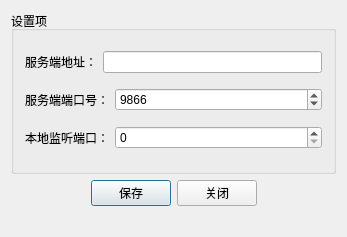
<?xml version="1.0" encoding="UTF-8"?>
<ui version="4.0">
 <class>ConfigDialog</class>
 <widget class="QDialog" name="ConfigDialog">
  <property name="geometry">
   <rect>
    <x>0</x>
    <y>0</y>
    <width>347</width>
    <height>237</height>
   </rect>
  </property>
  <property name="windowTitle">
   <string>客户端设置程序</string>
  </property>
  <layout class="QVBoxLayout" name="verticalLayout">
   <item>
    <widget class="QGroupBox" name="groupBox">
     <property name="title">
      <string>设置项</string>
     </property>
     <layout class="QVBoxLayout" name="verticalLayout_2">
      <item>
       <layout class="QHBoxLayout" name="horizontalLayout_2">
        <item>
         <widget class="QLabel" name="label">
          <property name="text">
           <string>服务端地址：</string>
          </property>
         </widget>
        </item>
        <item>
         <widget class="QLineEdit" name="lineEditServerAddr"/>
        </item>
       </layout>
      </item>
      <item>
       <layout class="QHBoxLayout" name="horizontalLayout_3">
        <item>
         <widget class="QLabel" name="label_2">
          <property name="text">
           <string>服务端端口号：</string>
          </property>
         </widget>
        </item>
        <item>
         <widget class="QSpinBox" name="spinBoxServerPort">
          <property name="sizePolicy">
           <sizepolicy hsizetype="Expanding" vsizetype="Fixed">
            <horstretch>0</horstretch>
            <verstretch>0</verstretch>
           </sizepolicy>
          </property>
          <property name="minimum">
           <number>1025</number>
          </property>
          <property name="maximum">
           <number>32767</number>
          </property>
          <property name="value">
           <number>9866</number>
          </property>
         </widget>
        </item>
       </layout>
      </item>
      <item>
       <layout class="QHBoxLayout" name="horizontalLayout_4">
        <item>
         <widget class="QLabel" name="label_3">
          <property name="text">
           <string>本地监听端口：</string>
          </property>
         </widget>
        </item>
        <item>
         <widget class="QSpinBox" name="spinBoxLocalPort">
          <property name="sizePolicy">
           <sizepolicy hsizetype="Expanding" vsizetype="Fixed">
            <horstretch>0</horstretch>
            <verstretch>0</verstretch>
           </sizepolicy>
          </property>
          <property name="toolTip">
           <string>0表示随机选取一个</string>
          </property>
          <property name="maximum">
           <number>32767</number>
          </property>
         </widget>
        </item>
       </layout>
      </item>
     </layout>
    </widget>
   </item>
   <item>
    <layout class="QHBoxLayout" name="horizontalLayout">
     <item>
      <spacer name="horizontalSpacer">
       <property name="orientation">
        <enum>Qt::Horizontal</enum>
       </property>
       <property name="sizeHint" stdset="0">
        <size>
         <width>40</width>
         <height>20</height>
        </size>
       </property>
      </spacer>
     </item>
     <item>
      <widget class="QPushButton" name="pushButtonSave">
       <property name="text">
        <string>保存</string>
       </property>
      </widget>
     </item>
     <item>
      <widget class="QPushButton" name="pushButtonClose">
       <property name="text">
        <string>关闭</string>
       </property>
      </widget>
     </item>
     <item>
      <spacer name="horizontalSpacer_2">
       <property name="orientation">
        <enum>Qt::Horizontal</enum>
       </property>
       <property name="sizeHint" stdset="0">
        <size>
         <width>40</width>
         <height>20</height>
        </size>
       </property>
      </spacer>
     </item>
    </layout>
   </item>
   <item>
    <spacer name="verticalSpacer">
     <property name="orientation">
      <enum>Qt::Vertical</enum>
     </property>
     <property name="sizeType">
      <enum>QSizePolicy::Fixed</enum>
     </property>
     <property name="sizeHint" stdset="0">
      <size>
       <width>20</width>
       <height>20</height>
      </size>
     </property>
    </spacer>
   </item>
  </layout>
 </widget>
 <layoutdefault spacing="6" margin="11"/>
 <resources/>
 <connections>
  <connection>
   <sender>pushButtonClose</sender>
   <signal>clicked()</signal>
   <receiver>ConfigDialog</receiver>
   <slot>close()</slot>
   <hints>
    <hint type="sourcelabel">
     <x>347</x>
     <y>201</y>
    </hint>
    <hint type="destinationlabel">
     <x>199</x>
     <y>149</y>
    </hint>
   </hints>
  </connection>
 </connections>
</ui>
